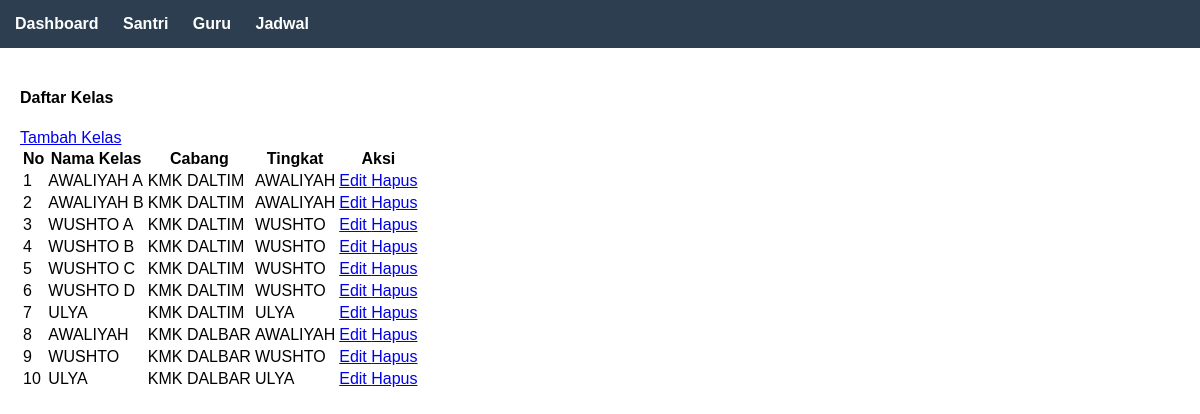
Before: /kelas/ with the older database file.
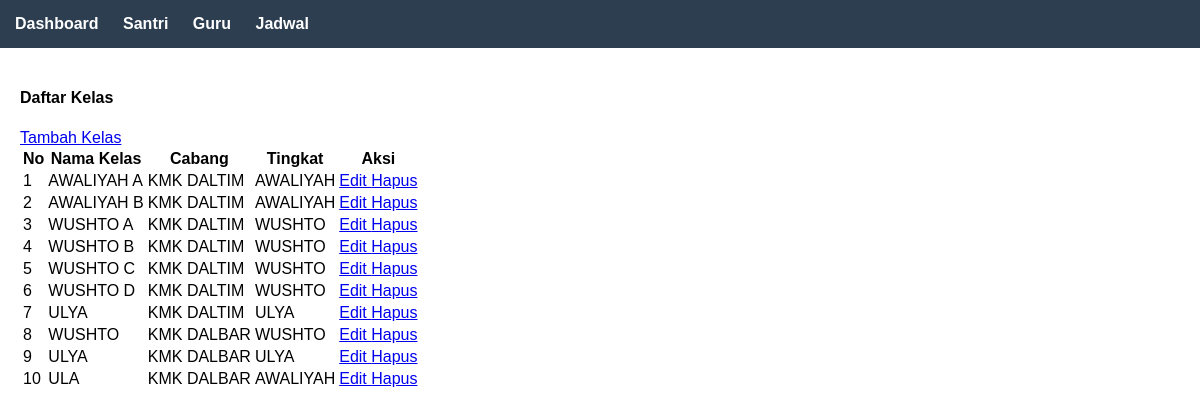
After: the same page with the newer database file.
### administrator/models.py (models this page shows, shortened)
class Kelas(models.Model):
    nama_kelas = models.CharField(max_length=50)
    cabang = models.ForeignKey(Cabang, on_delete=models.CASCADE)
    tingkat = models.ForeignKey(Tingkat, on_delete=models.CASCADE)
    class Meta:
        verbose_name = "Kelas"
        verbose_name_plural = "Kelas"

class Cabang(models.Model):
    nama_cabang = models.CharField(max_length=100)
    class Meta:
        verbose_name = "Cabang"
        verbose_name_plural = "Cabang"

class Tingkat(models.Model):
    nama_tingkat = models.CharField(max_length=50)
    class Meta:
        verbose_name = "Tingkat"
        verbose_name_plural = "Tingkat"

### administrator/views.py (the view)
# urls.py: path('kelas/', views.kelas_list, name='kelas_list'),
def kelas_list(request):
    kelas = Kelas.objects.select_related('cabang', 'tingkat').all()
    context = {
        'kelas': kelas
    }
    return render(request, 'kelas/list.html', context)

### templates/kelas/list.html (shortened to what this page needs)
{% extends 'base.html' %}
{% block content %}
<div class="container-fluid">
    <div class="row">
        <div class="col-12">
            <div class="card">
                <div class="card-header d-flex justify-content-between align-items-center">
                    <h4 class="card-title">Daftar Kelas</h4>
                    <a href="{% url 'kelas_tambah' %}" class="btn btn-primary">
                         Tambah Kelas
                    </a>
                </div>
                <div class="card-body">
                    <div class="table-responsive">
                        <table class="table table-striped table-bordered">
                            <thead>
                                <tr>
                                    <th>No</th>
                                    <th>Nama Kelas</th>
                                    <th>Cabang</th>
                                    <th>Tingkat</th>
                                    <th>Aksi</th>
                                </tr>
                            </thead>
                            <tbody>
                                {% for item in kelas %}
                                <tr>
                                    <td>{{ forloop.counter }}</td>
                                    <td>{{ item.nama_kelas }}</td>
                                    <td>{{ item.cabang.nama_cabang }}</td>
                                    <td>{{ item.tingkat.nama_tingkat }}</td>
                                    <td>
                                        <a href="{% url 'kelas_edit' item.id %}" class="btn btn-sm btn-warning">
                                             Edit
                                        </a>
                                        <a href="{% url 'kelas_hapus' item.id %}" class="btn btn-sm btn-danger"
                                           onclick="return confirm('Apakah Anda yakin ingin menghapus kelas ini?')">
                                             Hapus
                                        </a>
                                    </td>
                                </tr>
                                {% empty %}
                                <tr>
                                    <td colspan="5" class="text-center">Tidak ada data kelas</td>
                                </tr>
                                {% endfor %}
                            </tbody>
                        </table>
                    </div>
                </div>
            </div>
        </div>
    </div>
</div>
{% endblock %}

Changed rows visible on the page:
removed Kelas: nama_kelas "AWALIYAH", cabang.nama_cabang "KMK DALBAR", tingkat.nama_tingkat "AWALIYAH"
added Kelas: nama_kelas "ULA", cabang.nama_cabang "KMK DALBAR", tingkat.nama_tingkat "AWALIYAH"
